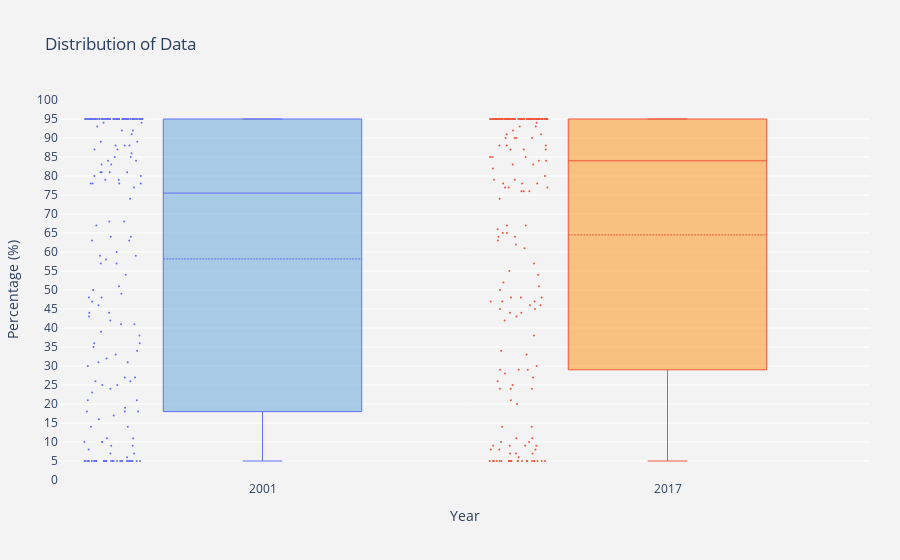

This figure's notebook cell:
### Code cell
x_data = ['2001','2017']

y0 = data['2001']
y1 = data['2017']


y_data = [y0,y1]

colors = ['rgba(93, 164, 214, 0.5)', 'rgba(255, 144, 14, 0.5)']

traces = []

for xd, yd, color in zip(x_data, y_data, colors):
        traces.append(go.Box(
            y=yd,
            name=xd,
            boxpoints='all',
            whiskerwidth=0.2,
            fillcolor=color,
            marker=dict(
                size=2,
            ),
            boxmean=True,    
            line=dict(width=1),
        ))

layout = go.Layout(
    title='Distribution of Data',
    xaxis=dict(
        title='Year'
    ),
    yaxis=dict(
        title='Percentage (%)',
        autorange=True,
        showgrid=True,
        zeroline=False,
        dtick=5,
        gridcolor='rgb(255, 255, 255)',
        gridwidth=1,
#        zerolinecolor='rgb(255, 255, 255)',
#        zerolinewidth=2,
    ),
    margin=dict(
        l=40,
        r=30,
        b=80,
        t=100,
    ),
    paper_bgcolor='rgb(243, 243, 243)',
    plot_bgcolor='rgb(243, 243, 243)',
    showlegend=False
)

fig = go.Figure(data=traces, layout=layout)
py.iplot(fig)

### Figure 1 — Plotly figure (JSON) as saved in the notebook; plotly's stock layout.template omitted (floating-point values rounded to 4 significant figures; data arrays with more than 128 entries replaced by an {"elided": "..."} marker saying what was removed)
{"data": [{"boxmean": true, "boxpoints": "all", "fillcolor": "rgba(93, 164, 214, 0.5)", "line": {"width": 1}, "marker": {"size": 2}, "name": "2001", "type": "box", "whiskerwidth": 0.2, "y": {"elided": "208 int values"}}, {"boxmean": true, "boxpoints": "all", "fillcolor": "rgba(255, 144, 14, 0.5)", "line": {"width": 1}, "marker": {"size": 2}, "name": "2017", "type": "box", "whiskerwidth": 0.2, "y": {"elided": "208 int values"}}], "layout": {"margin": {"b": 80, "l": 40, "r": 30, "t": 100}, "paper_bgcolor": "rgb(243, 243, 243)", "plot_bgcolor": "rgb(243, 243, 243)", "showlegend": false, "title": {"text": "Distribution of Data"}, "xaxis": {"title": {"text": "Year"}}, "yaxis": {"autorange": true, "dtick": 5, "gridcolor": "rgb(255, 255, 255)", "gridwidth": 1, "showgrid": true, "title": {"text": "Percentage (%)"}, "zeroline": false}}}
